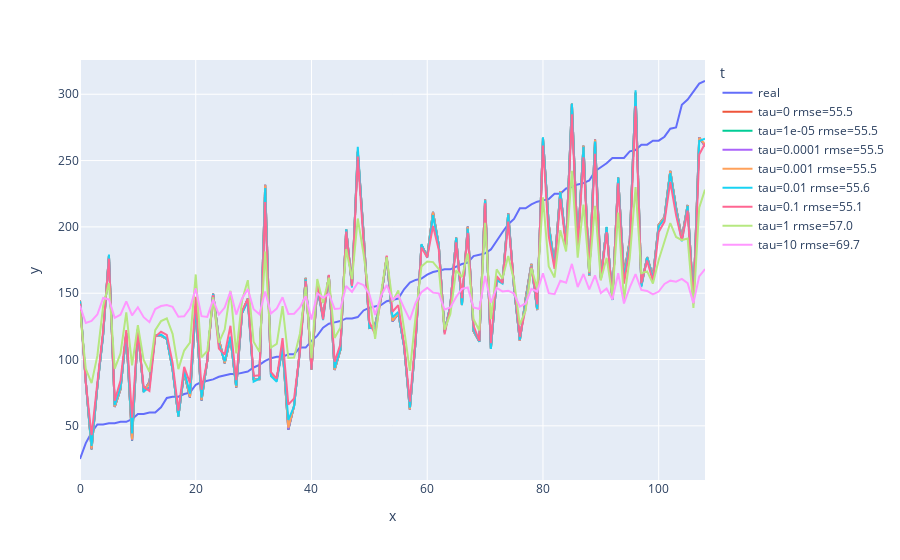

The cell this chart's notebook holds for it:
### Markdown cell above
Reguralisation parameter `tau` is obtained by brute force. It does not seem to matter much as seen from plot below. Actually, the best value seems to be 0 so no deep search was done

### Code cell
# sort for pretty plot
sorted_indices = np.argsort(y_ts)
x_ts_sr = x_ts[sorted_indices]
y_ts_sr = y_ts[sorted_indices]

out_df = [pd.DataFrame({'y': list(y_ts_sr), 't': ['real']*len(y_ts), 'x': list(range(len(y_ts)))})]
for tau in [0, 1e-5, 1e-4, 1e-3, 0.01, 0.1, 1, 10]:
    W = (U.T@D@np.linalg.inv(D**2 + tau*np.eye(len(D)))@V.T)@y_tr
    out_df.append(pd.DataFrame({
        'y': x_ts_sr@W,
        't': [f'{tau=} rmse={root_mean_squared_error(y_ts_sr, x_ts_sr@W):.1f}']*len(y_ts),
        'x': range(len(y_ts))
    }))

px.line(pd.concat(out_df), y='y', color='t', x='x').show()
